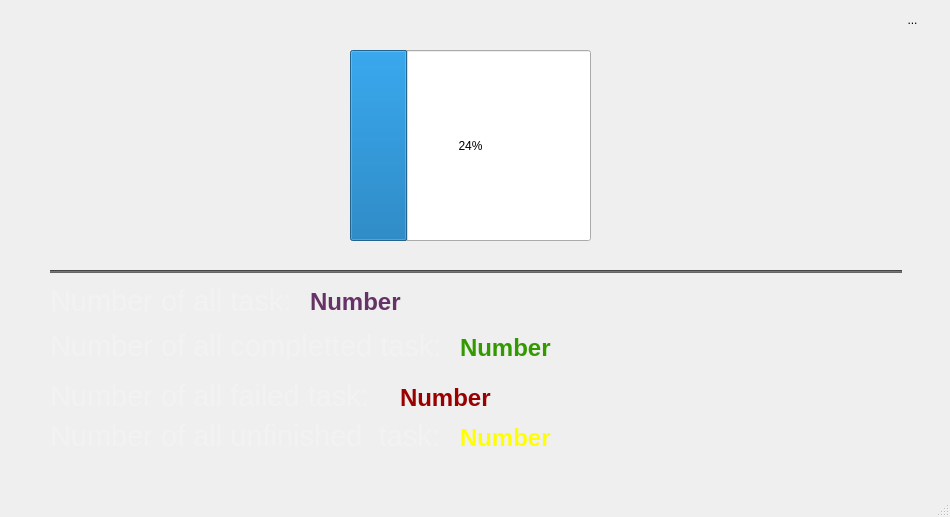
<?xml version="1.0" encoding="UTF-8"?>
<ui version="4.0">
 <class>MainWindow</class>
 <widget class="QMainWindow" name="MainWindow">
  <property name="geometry">
   <rect>
    <x>0</x>
    <y>0</y>
    <width>950</width>
    <height>517</height>
   </rect>
  </property>
  <property name="windowTitle">
   <string>MainWindow</string>
  </property>
  <widget class="QWidget" name="centralwidget">
   <widget class="QLabel" name="background">
    <property name="geometry">
     <rect>
      <x>0</x>
      <y>0</y>
      <width>950</width>
      <height>517</height>
     </rect>
    </property>
    <property name="text">
     <string/>
    </property>
    <property name="pixmap">
     <pixmap>../../../../Documents/AProg/gitlab/ToDo/src/Welcome_Window1/icons/background_Settings.png</pixmap>
    </property>
    <property name="scaledContents">
     <bool>true</bool>
    </property>
   </widget>
   <widget class="QProgressBar" name="progressBar">
    <property name="geometry">
     <rect>
      <x>350</x>
      <y>50</y>
      <width>241</width>
      <height>191</height>
     </rect>
    </property>
    <property name="value">
     <number>24</number>
    </property>
   </widget>
   <widget class="Line" name="line">
    <property name="geometry">
     <rect>
      <x>50</x>
      <y>270</y>
      <width>852</width>
      <height>3</height>
     </rect>
    </property>
    <property name="styleSheet">
     <string notr="true">background-color:#666666;
</string>
    </property>
    <property name="orientation">
     <enum>Qt::Horizontal</enum>
    </property>
   </widget>
   <widget class="QLabel" name="all_task">
    <property name="geometry">
     <rect>
      <x>50</x>
      <y>280</y>
      <width>301</width>
      <height>41</height>
     </rect>
    </property>
    <property name="font">
     <font>
      <pointsize>22</pointsize>
     </font>
    </property>
    <property name="styleSheet">
     <string notr="true">color: #F2F2F2;
</string>
    </property>
    <property name="text">
     <string>Number of all task:</string>
    </property>
   </widget>
   <widget class="QLabel" name="completted">
    <property name="geometry">
     <rect>
      <x>50</x>
      <y>330</y>
      <width>431</width>
      <height>31</height>
     </rect>
    </property>
    <property name="font">
     <font>
      <pointsize>22</pointsize>
     </font>
    </property>
    <property name="styleSheet">
     <string notr="true">color: #F2F2F2;
</string>
    </property>
    <property name="text">
     <string>Number of all completted task:</string>
    </property>
   </widget>
   <widget class="QLabel" name="failed">
    <property name="geometry">
     <rect>
      <x>50</x>
      <y>380</y>
      <width>431</width>
      <height>31</height>
     </rect>
    </property>
    <property name="font">
     <font>
      <pointsize>22</pointsize>
     </font>
    </property>
    <property name="styleSheet">
     <string notr="true">color: #F2F2F2;
</string>
    </property>
    <property name="text">
     <string>Number of all failed task:</string>
    </property>
   </widget>
   <widget class="QLabel" name="unfinished">
    <property name="geometry">
     <rect>
      <x>50</x>
      <y>420</y>
      <width>431</width>
      <height>31</height>
     </rect>
    </property>
    <property name="font">
     <font>
      <pointsize>22</pointsize>
     </font>
    </property>
    <property name="styleSheet">
     <string notr="true">color: #F2F2F2;
</string>
    </property>
    <property name="text">
     <string>Number of all unfinished  task:</string>
    </property>
   </widget>
   <widget class="QLabel" name="number_all">
    <property name="geometry">
     <rect>
      <x>310</x>
      <y>286</y>
      <width>121</width>
      <height>31</height>
     </rect>
    </property>
    <property name="styleSheet">
     <string notr="true">font-size: 24px;
color:#663366;
font-weight: bold;
</string>
    </property>
    <property name="text">
     <string>Number</string>
    </property>
   </widget>
   <widget class="QLabel" name="completted_number">
    <property name="geometry">
     <rect>
      <x>460</x>
      <y>332</y>
      <width>121</width>
      <height>31</height>
     </rect>
    </property>
    <property name="styleSheet">
     <string notr="true">color: #339900;
font-size: 24px;
font-weight: bold;</string>
    </property>
    <property name="text">
     <string>Number</string>
    </property>
   </widget>
   <widget class="QLabel" name="failed_number">
    <property name="geometry">
     <rect>
      <x>400</x>
      <y>387</y>
      <width>101</width>
      <height>21</height>
     </rect>
    </property>
    <property name="styleSheet">
     <string notr="true">color: #990000;
font-weight: bold;
font-size:24px;
</string>
    </property>
    <property name="text">
     <string>Number</string>
    </property>
   </widget>
   <widget class="QLabel" name="unfinished_number">
    <property name="geometry">
     <rect>
      <x>460</x>
      <y>427</y>
      <width>111</width>
      <height>21</height>
     </rect>
    </property>
    <property name="styleSheet">
     <string notr="true">color:#FFFF00;
font-weight: bold;
font-size:24px;
</string>
    </property>
    <property name="text">
     <string>Number</string>
    </property>
   </widget>
   <widget class="QToolButton" name="settings_but">
    <property name="geometry">
     <rect>
      <x>900</x>
      <y>10</y>
      <width>25</width>
      <height>19</height>
     </rect>
    </property>
    <property name="styleSheet">
     <string notr="true">border:none;
</string>
    </property>
    <property name="text">
     <string>...</string>
    </property>
   </widget>
  </widget>
  <widget class="QMenuBar" name="menubar">
   <property name="geometry">
    <rect>
     <x>0</x>
     <y>0</y>
     <width>950</width>
     <height>21</height>
    </rect>
   </property>
  </widget>
  <widget class="QStatusBar" name="statusbar"/>
 </widget>
 <resources/>
 <connections/>
</ui>
